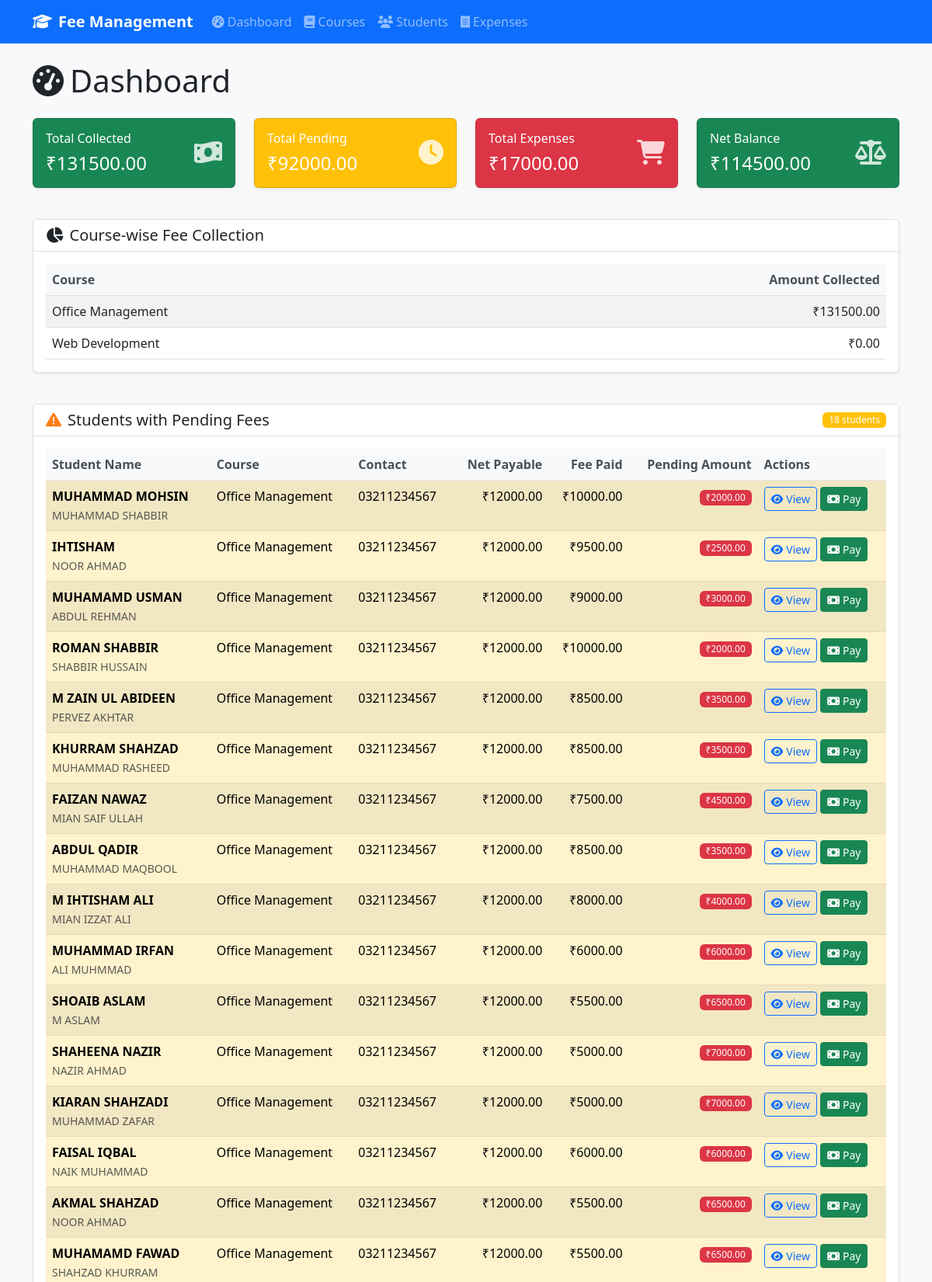
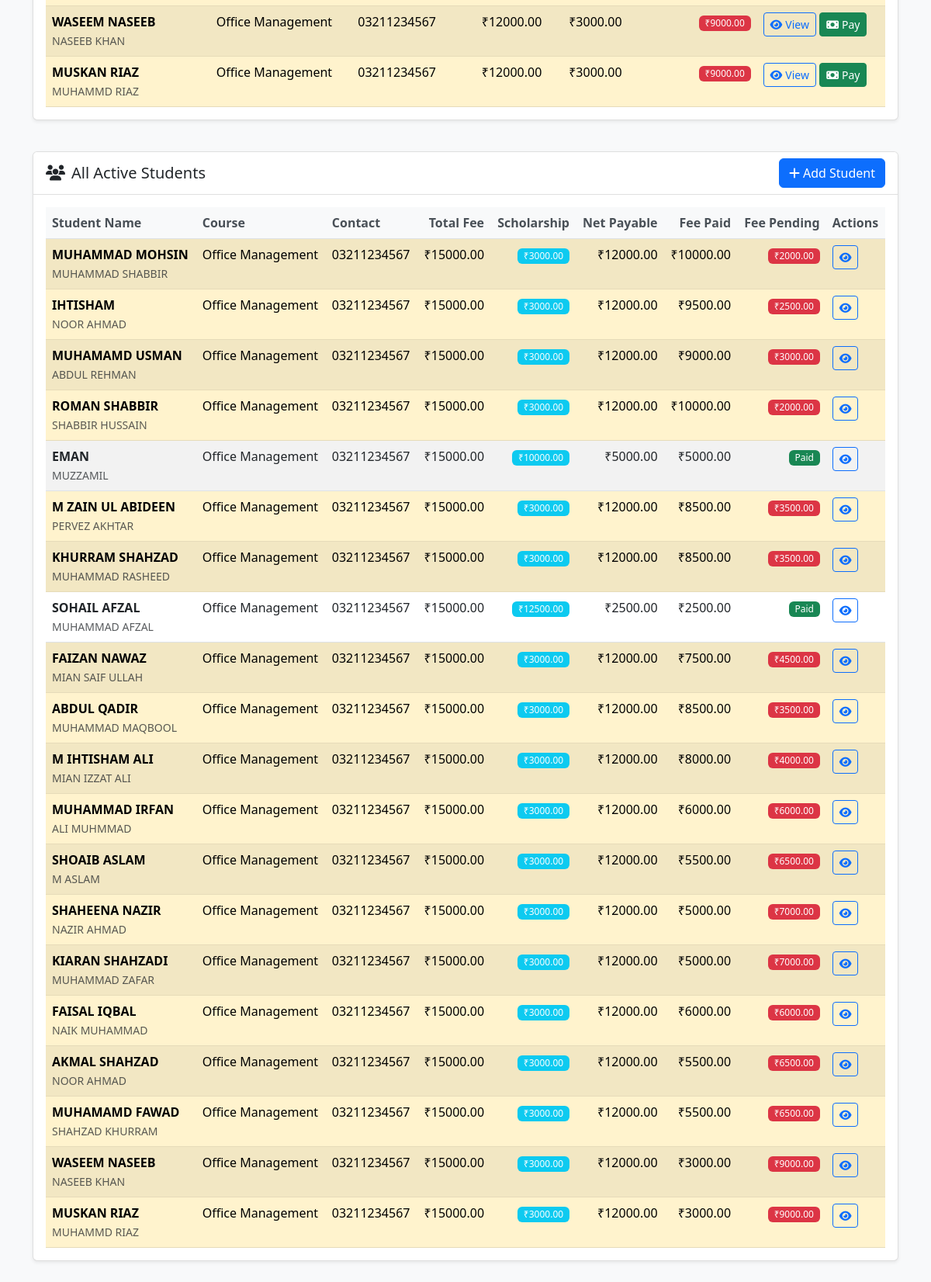
The page / on the database its author committed (2 pictures, top to bottom).
### models.py (models this page shows, shortened)
class Course(db.Model):
    id = db.Column(db.Integer, primary_key=True)
    name = db.Column(db.String(100), nullable=False)
    session = db.Column(db.String(50), nullable=False)
    total_fee = db.Column(db.Float, nullable=False)
    created_at = db.Column(db.DateTime, default=datetime.utcnow)
    students = db.relationship('Student', backref='course', lazy=True)

class Student(db.Model):
    id = db.Column(db.Integer, primary_key=True)
    name = db.Column(db.String(100), nullable=False)
    father_name = db.Column(db.String(100), nullable=False)
    contact = db.Column(db.String(20), nullable=False)
    course_id = db.Column(db.Integer, db.ForeignKey('course.id'), nullable=False)
    scholarship = db.Column(db.Float, default=0.0)
    is_archived = db.Column(db.Boolean, default=False)
    archived_at = db.Column(db.DateTime)
    created_at = db.Column(db.DateTime, default=datetime.utcnow)
    payments = db.relationship('Payment', backref='student', lazy=True, cascade='all, delete-orphan')
    refunds = db.relationship('Refund', backref='student', lazy=True, cascade='all, delete-orphan')
    @property
    def total_fee(self):
        return self.course.total_fee if self.course else 0.0
    @property
    def net_payable_fee(self):
        return max(0, self.total_fee - self.scholarship)
    @property
    def fee_paid(self):
        total_paid = db.session.query(func.sum(Payment.amount)).filter(
            Payment.student_id == self.id
        ).scalar() or 0.0
        total_refunded = db.session.query(func.sum(Refund.amount)).filter(
            Refund.student_id == self.id
        ).scalar() or 0.0
        return max(0, total_paid - total_refunded)
    @property
    def fee_pending(self):
        return max(0, self.net_payable_fee - self.fee_paid)

### blueprints/dashboard.py (the view)
@dashboard_bp.route('/')
def index():
    courses = Course.query.all()
    course_collections = {}
    for course in courses:
        total_payments = db.session.query(func.sum(Payment.amount)).join(Student).filter(
            Student.course_id == course.id
        ).scalar() or 0.0
        total_refunds = db.session.query(func.sum(Refund.amount)).join(Student).filter(
            Student.course_id == course.id
        ).scalar() or 0.0
        course_collections[course.name] = total_payments - total_refunds
    total_collected = sum(course_collections.values())
    active_students = Student.query.filter_by(is_archived=False).all()
    total_pending = sum(student.fee_pending for student in active_students)
    total_expenses = db.session.query(func.sum(Expense.amount)).scalar() or 0.0
    net_balance = total_collected - total_expenses
    students_with_pending = [student for student in active_students if student.fee_pending > 0]
    return render_template('dashboard.html',
                         course_collections=course_collections,
                         total_collected=total_collected,
                         total_pending=total_pending,
                         total_expenses=total_expenses,
                         net_balance=net_balance,
                         active_students=active_students,
                         students_with_pending=students_with_pending)

### templates/dashboard.html (shortened to what this page needs)
{% extends "base.html" %}
{% block content %}
<div class="row">
    <div class="col-12">
        <h1 class="mb-4">
            <i class="fas fa-tachometer-alt me-2"></i>Dashboard
        </h1>
    </div>
</div>
<div class="row mb-4">
    <div class="col-md-3">
        <div class="card text-white bg-success">
            <div class="card-body">
                <div class="d-flex justify-content-between">
                    <div>
                        <h6 class="card-title">Total Collected</h6>
                        <h4 class="mb-0">₹{{ "%.2f"|format(total_collected) }}</h4>
                    </div>
                    <div class="align-self-center">
                        <i class="fas fa-money-bill-wave fa-2x"></i>
                    </div>
                </div>
            </div>
        </div>
    </div>
    <div class="col-md-3">
        <div class="card text-white bg-warning">
            <div class="card-body">
                <div class="d-flex justify-content-between">
                    <div>
                        <h6 class="card-title">Total Pending</h6>
                        <h4 class="mb-0">₹{{ "%.2f"|format(total_pending) }}</h4>
                    </div>
                    <div class="align-self-center">
                        <i class="fas fa-clock fa-2x"></i>
                    </div>
                </div>
            </div>
        </div>
    </div>
    <div class="col-md-3">
        <div class="card text-white bg-danger">
            <div class="card-body">
                <div class="d-flex justify-content-between">
                    <div>
                        <h6 class="card-title">Total Expenses</h6>
                        <h4 class="mb-0">₹{{ "%.2f"|format(total_expenses) }}</h4>
                    </div>
                    <div class="align-self-center">
                        <i class="fas fa-shopping-cart fa-2x"></i>
                    </div>
                </div>
            </div>
        </div>
    </div>
    <div class="col-md-3">
        <div class="card text-white bg-{{ 'success' if net_balance >= 0 else 'danger' }}">
            <div class="card-body">
                <div class="d-flex justify-content-between">
                    <div>
                        <h6 class="card-title">Net Balance</h6>
                        <h4 class="mb-0">₹{{ "%.2f"|format(net_balance) }}</h4>
                    </div>
                    <div class="align-self-center">
                        <i class="fas fa-balance-scale fa-2x"></i>
                    </div>
                </div>
            </div>
        </div>
    </div>
</div>
<div class="row mb-4">
    <div class="col-12">
        <div class="card">
            <div class="card-header">
                <h5 class="mb-0">
                    <i class="fas fa-chart-pie me-2"></i>Course-wise Fee Collection
                </h5>
            </div>
            <div class="card-body">
                {% if course_collections %}
                    <div class="table-responsive">
                        <table class="table table-striped">
                            <thead>
                                <tr>
                                    <th>Course</th>
                                    <th class="text-end">Amount Collected</th>
                                </tr>
                            </thead>
                            <tbody>
                                {% for course_name, amount in course_collections.items() %}
                                <tr>
                                    <td>{{ course_name }}</td>
                                    <td class="text-end">₹{{ "%.2f"|format(amount) }}</td>
                                </tr>
                                {% endfor %}
                            </tbody>
                        </table>
                    </div>
                {% else %}
                    <p class="text-muted mb-0">No courses available.</p>
                {% endif %}
            </div>
        </div>
    </div>
</div>
<div class="row mb-4">
    <div class="col-12">
        <div class="card">
            <div class="card-header d-flex justify-content-between align-items-center">
                <h5 class="mb-0">
                    <i class="fas fa-exclamation-triangle me-2 text-warning"></i>Students with Pending Fees
                </h5>
                <span class="badge bg-warning">{{ students_with_pending|length }} students</span>
            </div>
            <div class="card-body">
                {% if students_with_pending %}
                    <div class="table-responsive">
                        <table class="table table-striped">
                            <thead>
                                <tr>
                                    <th>Student Name</th>
                                    <th>Course</th>
                                    <th>Contact</th>
                                    <th class="text-end">Net Payable</th>
                                    <th class="text-end">Fee Paid</th>
                                    <th class="text-end">Pending Amount</th>
                                    <th>Actions</th>
                                </tr>
                            </thead>
                            <tbody>
                                {% for student in students_with_pending %}
                                <tr class="table-warning">
                                    <td>
                                        <strong>{{ student.name }}</strong>
                                        <br><small class="text-muted">{{ student.father_name }}</small>
                                    </td>
                                    <td>{{ student.course.name }}</td>
                                    <td>{{ student.contact }}</td>
                                    <td class="text-end">₹{{ "%.2f"|format(student.net_payable_fee) }}</td>
                                    <td class="text-end">₹{{ "%.2f"|format(student.fee_paid) }}</td>
                                    <td class="text-end">
                                        <span class="badge bg-danger">₹{{ "%.2f"|format(student.fee_pending) }}</span>
                                    </td>
                                    <td>
                                        <a href="{{ url_for('students.detail', id=student.id) }}" class="btn btn-sm btn-outline-primary">
                                            <i class="fas fa-eye me-1"></i>View
                                        </a>
                                        <a href="{{ url_for('students.add_payment', id=student.id) }}" class="btn btn-sm btn-success">
                                            <i class="fas fa-money-bill me-1"></i>Pay
                                        </a>
                                    </td>
                                </tr>
                                {% endfor %}
                            </tbody>
                        </table>
                    </div>
                {% else %}
                    <div class="text-center py-4">
                        <i class="fas fa-check-circle fa-3x text-success mb-3"></i>
                        <p class="text-muted mb-0">All students have paid their fees!</p>
                    </div>
                {% endif %}
            </div>
        </div>
    </div>
</div>
<div class="row">
    <div class="col-12">
        <div class="card">
            <div class="card-header d-flex justify-content-between align-items-center">
                <h5 class="mb-0">
                    <i class="fas fa-users me-2"></i>All Active Students
                </h5>
                <a href="{{ url_for('students.add') }}" class="btn btn-primary">
                    <i class="fas fa-plus me-1"></i>Add Student
                </a>
            </div>
            <div class="card-body">
                {% if active_students %}
                    <div class="table-responsive">
                        <table class="table table-striped">
                            <thead>
                                <tr>
                                    <th>Student Name</th>
                                    <th>Course</th>
                                    <th>Contact</th>
                                    <th class="text-end">Total Fee</th>
                                    <th class="text-end">Scholarship</th>
                                    <th class="text-end">Net Payable</th>
                                    <th class="text-end">Fee Paid</th>
                                    <th class="text-end">Fee Pending</th>
                                    <th>Actions</th>
                                </tr>
                            </thead>
                            <tbody>
                                {% for student in active_students %}
                                <tr class="{{ 'table-warning' if student.fee_pending > 0 else '' }}">
                                    <td>
                                        <strong>{{ student.name }}</strong>
                                        <br><small class="text-muted">{{ student.father_name }}</small>
                                    </td>
                                    <td>{{ student.course.name }}</td>
                                    <td>{{ student.contact }}</td>
                                    <td class="text-end">₹{{ "%.2f"|format(student.total_fee) }}</td>
                                    <td class="text-end">
                                        {% if student.scholarship > 0 %}
                                            <span class="badge bg-info">₹{{ "%.2f"|format(student.scholarship) }}</span>
                                        {% else %}
                                            -
                                        {% endif %}
                                    </td>
                                    <td class="text-end">₹{{ "%.2f"|format(student.net_payable_fee) }}</td>
                                    <td class="text-end">₹{{ "%.2f"|format(student.fee_paid) }}</td>
                                    <td class="text-end">
                                        {% if student.fee_pending > 0 %}
                                            <span class="badge bg-danger">₹{{ "%.2f"|format(student.fee_pending) }}</span>
                                        {% else %}
                                            <span class="badge bg-success">Paid</span>
                                        {% endif %}
                                    </td>
                                    <td>
                                        <a href="{{ url_for('students.detail', id=student.id) }}" class="btn btn-sm btn-outline-primary">
                                            <i class="fas fa-eye"></i>
                                        </a>
                                    </td>
                                </tr>
                                {% endfor %}
                            </tbody>
                        </table>
                    </div>
                {% endif %}
            </div>
        </div>
    </div>
</div>
{% endblock %}

### templates/base.html (shortened to what this page needs)
<!DOCTYPE html>
<html lang="en">
<head>
    <link href="https://cdn.jsdelivr.net/npm/bootstrap@5.3.0/dist/css/bootstrap.min.css" rel="stylesheet">
    <link href="https://cdnjs.cloudflare.com/ajax/libs/font-awesome/6.4.0/css/all.min.css" rel="stylesheet">
    <link href="{{ url_for('static', filename='css/custom.css') }}" rel="stylesheet">
</head>
<body>
    <nav class="navbar navbar-expand-lg navbar-dark bg-primary">
        <div class="container">
            <a class="navbar-brand" href="{{ url_for('dashboard.index') }}">
                <i class="fas fa-graduation-cap me-2"></i>Fee Management
            </a>
            <div class="collapse navbar-collapse" id="navbarNav">
                <ul class="navbar-nav me-auto">
                    <li class="nav-item">
                        <a class="nav-link" href="{{ url_for('dashboard.index') }}">
                            <i class="fas fa-tachometer-alt me-1"></i>Dashboard
                        </a>
                    </li>
                    <li class="nav-item">
                        <a class="nav-link" href="{{ url_for('courses.list') }}">
                            <i class="fas fa-book me-1"></i>Courses
                        </a>
                    </li>
                    <li class="nav-item">
                        <a class="nav-link" href="{{ url_for('students.list') }}">
                            <i class="fas fa-users me-1"></i>Students
                        </a>
                    </li>
                    <li class="nav-item">
                        <a class="nav-link" href="{{ url_for('expenses.list') }}">
                            <i class="fas fa-receipt me-1"></i>Expenses
                        </a>
                    </li>
                </ul>
            </div>
        </div>
    </nav>
    <main class="container my-4">
        {% block content %}{% endblock %}
    </main>
</body>
</html>

### rows shown on the page
Course: name "Office Management", amount "131500.00", net_payable_fee "12000.00", fee_pending "2000.00", fee_pending "2500.00", fee_pending "3000.00", fee_pending "3500.00", fee_pending "4500.00", fee_pending "4000.00", fee_pending "6000.00", fee_pending "6500.00", fee_pending "7000.00", fee_pending "9000.00", total_fee "15000.00", net_payable_fee "5000.00", net_payable_fee "2500.00"
Course: name "Web Development", amount "0.00"
Student: name "MUHAMMAD MOHSIN", father_name "MUHAMMAD SHABBIR", course.name "Office Management", contact "03211234567", fee_paid "10000.00", scholarship "3000.00"
Student: name "IHTISHAM", father_name "NOOR AHMAD", course.name "Office Management", contact "03211234567", fee_paid "9500.00", scholarship "3000.00"
Student: name "MUHAMAMD USMAN", father_name "ABDUL REHMAN", course.name "Office Management", contact "03211234567", fee_paid "9000.00", scholarship "3000.00"
Student: name "ROMAN SHABBIR", father_name "SHABBIR HUSSAIN", course.name "Office Management", contact "03211234567", fee_paid "10000.00", scholarship "3000.00"
Student: name "M ZAIN UL ABIDEEN", father_name "PERVEZ AKHTAR", course.name "Office Management", contact "03211234567", fee_paid "8500.00", scholarship "3000.00"
Student: name "KHURRAM SHAHZAD", father_name "MUHAMMAD RASHEED", course.name "Office Management", contact "03211234567", fee_paid "8500.00", scholarship "3000.00"
Student: name "FAIZAN NAWAZ", father_name "MIAN SAIF ULLAH", course.name "Office Management", contact "03211234567", fee_paid "7500.00", scholarship "3000.00"
Student: name "ABDUL QADIR", father_name "MUHAMMAD MAQBOOL", course.name "Office Management", contact "03211234567", fee_paid "8500.00", scholarship "3000.00"
Student: name "M IHTISHAM ALI", father_name "MIAN IZZAT ALI", course.name "Office Management", contact "03211234567", fee_paid "8000.00", scholarship "3000.00"
Student: name "MUHAMMAD IRFAN", father_name "ALI MUHMMAD", course.name "Office Management", contact "03211234567", fee_paid "6000.00", scholarship "3000.00"
Student: name "SHOAIB ASLAM", father_name "M ASLAM", course.name "Office Management", contact "03211234567", fee_paid "5500.00", scholarship "3000.00"
Student: name "SHAHEENA NAZIR", father_name "NAZIR AHMAD", course.name "Office Management", contact "03211234567", fee_paid "5000.00", scholarship "3000.00"
Student: name "KIARAN SHAHZADI", father_name "MUHAMMAD ZAFAR", course.name "Office Management", contact "03211234567", fee_paid "5000.00", scholarship "3000.00"
Student: name "FAISAL IQBAL", father_name "NAIK MUHAMMAD", course.name "Office Management", contact "03211234567", fee_paid "6000.00", scholarship "3000.00"
Student: name "AKMAL SHAHZAD", father_name "NOOR AHMAD", course.name "Office Management", contact "03211234567", fee_paid "5500.00", scholarship "3000.00"
Student: name "MUHAMAMD FAWAD", father_name "SHAHZAD KHURRAM", course.name "Office Management", contact "03211234567", fee_paid "5500.00", scholarship "3000.00"
Student: name "WASEEM NASEEB", father_name "NASEEB KHAN", course.name "Office Management", contact "03211234567", fee_paid "3000.00", scholarship "3000.00"
Student: name "MUSKAN RIAZ", father_name "MUHAMMD RIAZ", course.name "Office Management", contact "03211234567", fee_paid "3000.00", scholarship "3000.00"
Student: name "EMAN", father_name "MUZZAMIL", course.name "Office Management", contact "03211234567", scholarship "10000.00", fee_paid "5000.00", shows "Paid"
Student: name "SOHAIL AFZAL", father_name "MUHAMMAD AFZAL", course.name "Office Management", contact "03211234567", scholarship "12500.00", fee_paid "2500.00", shows "Paid"

### other values the page prints
{{ "%.2f"|format(total_collected) }} "131500.00"
{{ "%.2f"|format(total_pending) }} "92000.00"
{{ "%.2f"|format(total_expenses) }} "17000.00"
{{ "%.2f"|format(net_balance) }} "114500.00"
{{ students_with_pending|length }} "18"
